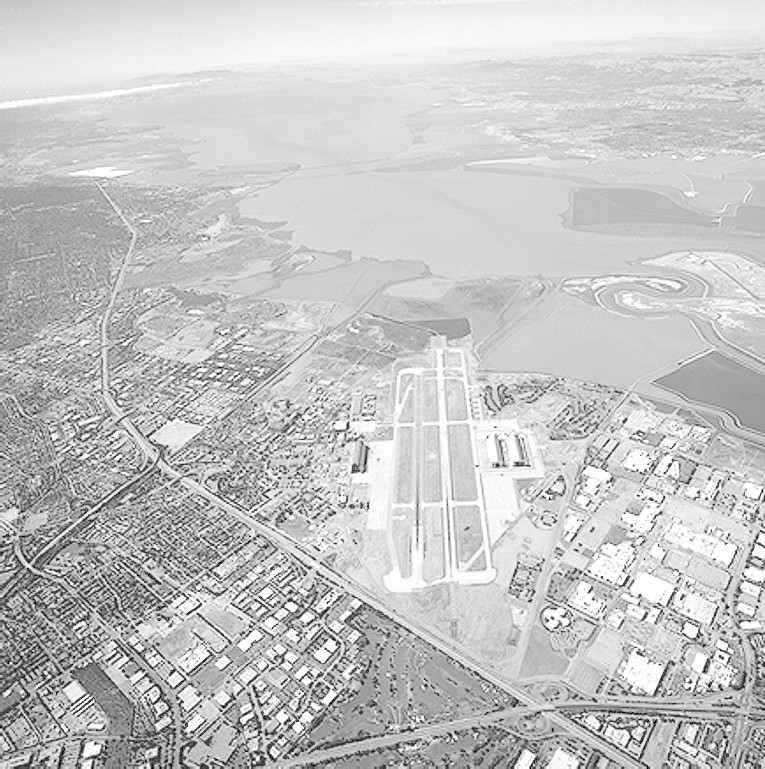
#> input picture images/runway.jpg, 765 x 769 px, found by its file name
$ python q5_gaussian_filtering.py
#> lines starting #> are read from the running program, lines starting #| are printed output that depends on the picture
import cv2
import numpy as np
import matplotlib.pyplot as plt
from mpl_toolkits.mplot3d import Axes3D

# ================== PART (a): 5x5 GAUSSIAN KERNEL ==================
sigma = 2
kernel_size = 5
k = kernel_size // 2

x, y = np.mgrid[-k:k+1, -k:k+1]
gaussian_kernel = np.exp(-(x**2 + y**2) / (2 * sigma**2))
gaussian_kernel = gaussian_kernel / gaussian_kernel.sum()

print("5x5 Normalized Gaussian Kernel:\n", gaussian_kernel)

# ================== PART (b): 51x51 GAUSSIAN 3D SURFACE ==================
size_3d = 51
k3 = size_3d // 2

x3, y3 = np.mgrid[-k3:k3+1, -k3:k3+1]
gaussian_3d = np.exp(-(x3**2 + y3**2) / (2 * sigma**2))
gaussian_3d = gaussian_3d / gaussian_3d.sum()

fig = plt.figure(figsize=(6, 5))
ax = fig.add_subplot(111, projection='3d')
ax.plot_surface(x3, y3, gaussian_3d, cmap='viridis')
ax.set_title('3D Gaussian Kernel (51x51)')
plt.show()
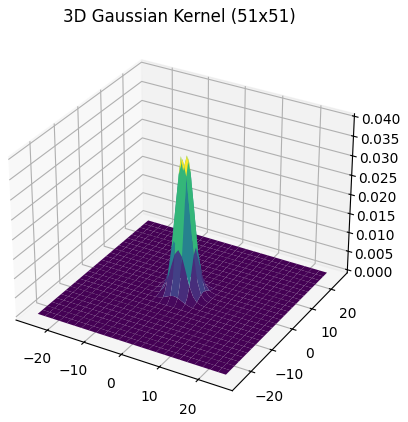
#> figure drawn by matplotlib, 1 panel

# ================== LOAD IMAGE ==================
img = cv2.imread(
    r'C:\Users\HP\OneDrive\Documents\GitHub\ET3112_Assignment_01\images\runway.jpg',
    cv2.IMREAD_GRAYSCALE
)
#> img is the input picture: shape (769, 765); min 0, max 255, mean 197.1

if img is None:
    print("Error: Image not found!")
    exit()

# ================== PART (c): MANUAL GAUSSIAN SMOOTHING ==================
manual_blur = cv2.filter2D(img, -1, gaussian_kernel)
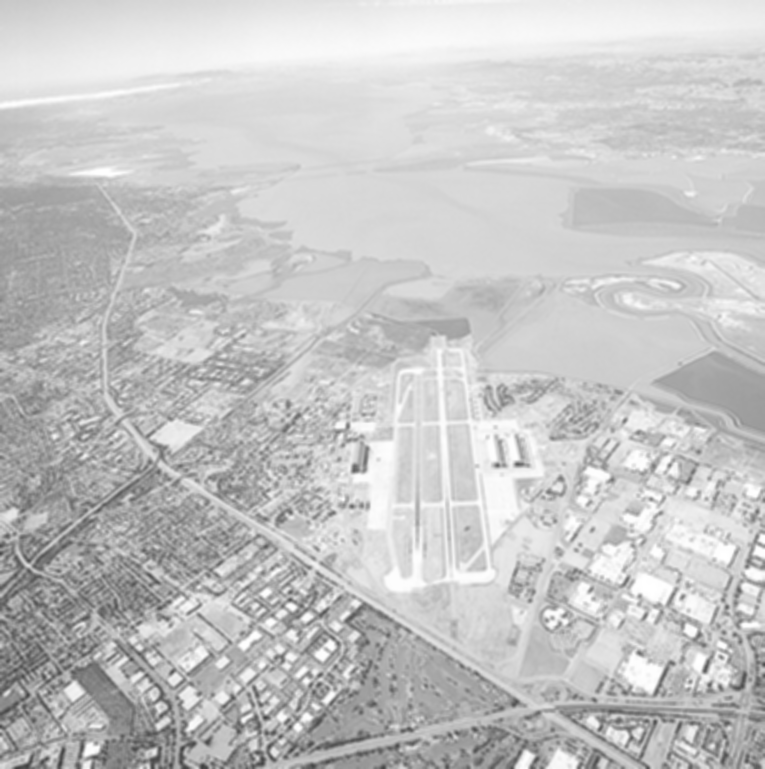
#> manual_blur: shape (769, 765); min 63, max 255, mean 197.1

# ================== PART (d): OPENCV GAUSSIAN BLUR ==================
opencv_blur = cv2.GaussianBlur(img, (5, 5), sigma)

# ================== DISPLAY RESULTS ==================
plt.figure(figsize=(12, 4))

plt.subplot(1, 3, 1)
plt.imshow(img, cmap='gray')
plt.title('Original Image')
plt.axis('off')

plt.subplot(1, 3, 2)
plt.imshow(manual_blur, cmap='gray')
plt.title('Manual Gaussian Smoothing')
plt.axis('off')

plt.subplot(1, 3, 3)
plt.imshow(opencv_blur, cmap='gray')
plt.title('OpenCV GaussianBlur')
plt.axis('off')

plt.show()
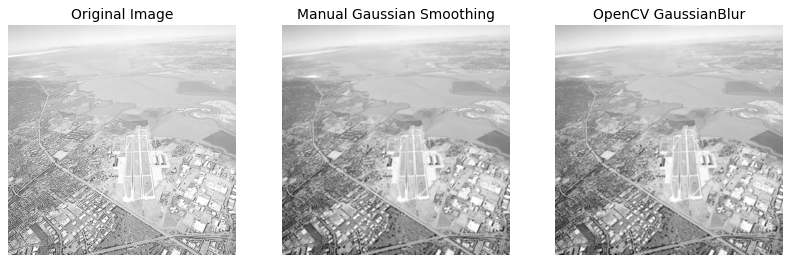
#> figure drawn by matplotlib, 3 panels

$ run again, with images/taylor.jpg copied over images/runway.jpg
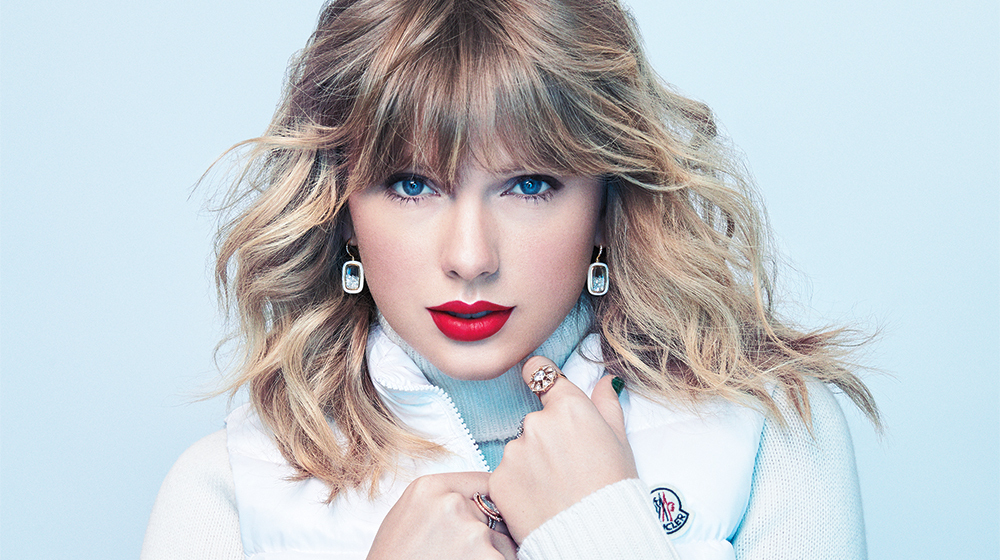
#> input picture images/taylor.jpg, 1000 x 560 px, found by its file name
#> `img = cv2.imread( r'C:\Users\HP\OneDrive\Documents\GitHub\ET3112_Assig..`:
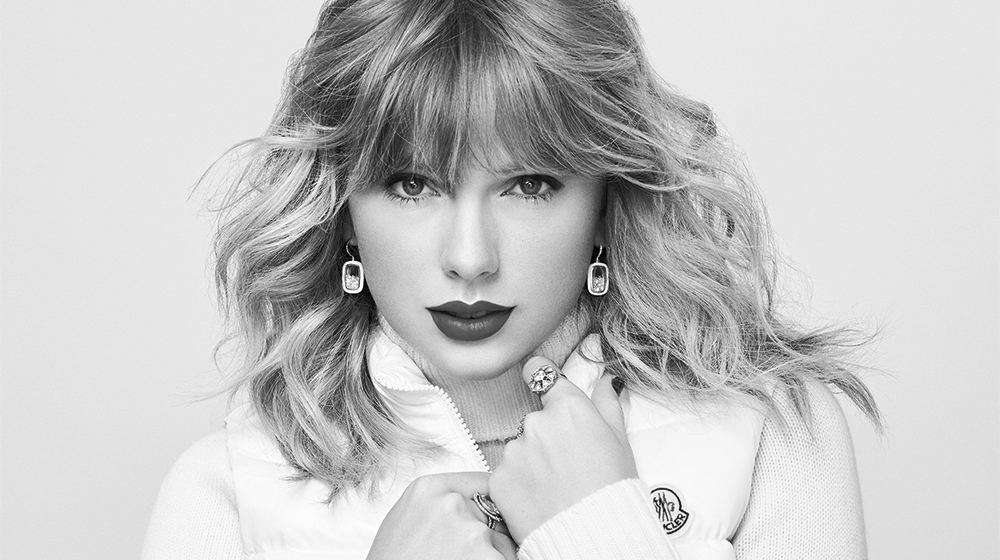
#> img: shape (560, 1000); min 0, max 255, mean 198.7
#> `plt.show()`:
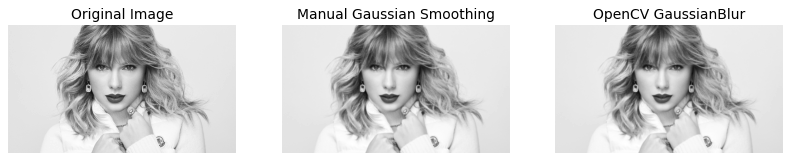
#> figure drawn by matplotlib, 3 panels
